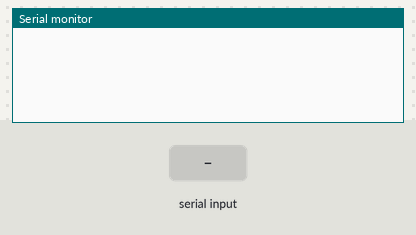
Recording of a sketch running on a simulated Arduino Uno, built with avr-gcc and run on an emulated ATmega328P. Parts: the last lines printed to the serial monitor. The test bench sets the inputs (shaded band).

Above: at 1.2 s.
1.3 s: "90,45\n" received over Serial
At 2.3 s:
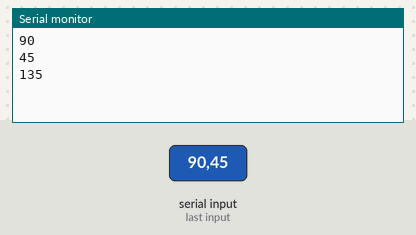
2.8 s: "30,150\n" received over Serial
At 4.2 s:
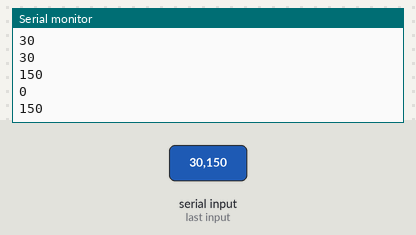
Timing chart, 0 to 5.8 s (numbered marks = the images above; inputs shaded):
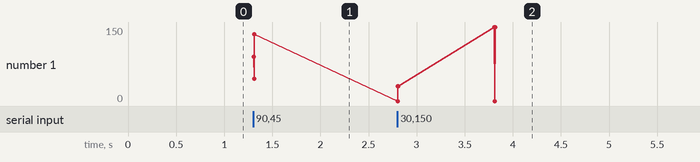

The sketch:

serialExam5.ino
```cpp
void setup() {
  Serial.begin(9600);
}

void loop() {
  if(Serial.available()) {
    int num1 = Serial.parseInt();
    int num2 = Serial.parseInt();
    int result = num1 + num2;
    Serial.println(num1);
    Serial.println(num2);
    Serial.println(result);
  }

}
```

Measured:
- after the input at 1.3 s, the serial monitor: prints a new line at once (image 1)
- after the input at 2.8 s, the serial monitor: prints a new line at once (image 2)
- plotted number 1: 135 → 150 after the input at 2.8 s
